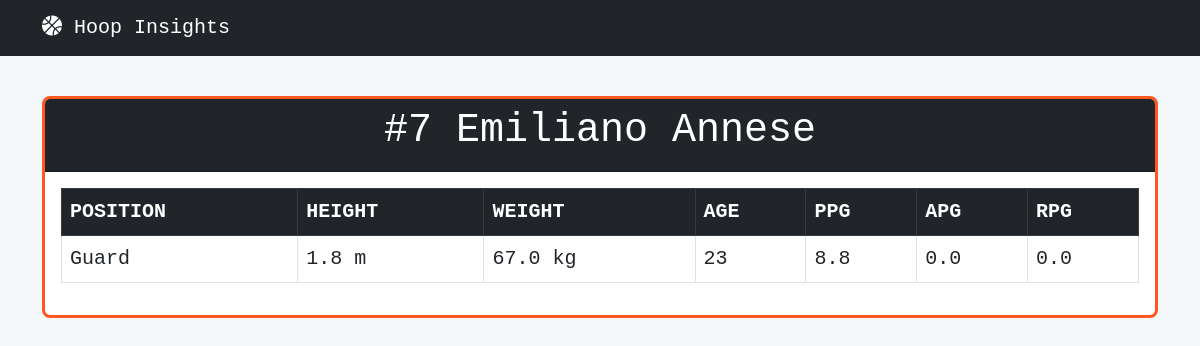
Page /player/2 on the committed database.
### tables this page shows
CREATE TABLE players (
    id INTEGER PRIMARY KEY AUTOINCREMENT,
    name VARCHAR(255),
    jersey INTEGER,
    position VARCHAR(255),
    height REAL,
    weight REAL,
    age INTEGER,
    ppg REAL DEFAULT 0,
    rpg REAL DEFAULT 0,
    apg REAL DEFAULT 0,
    fpg REAL DEFAULT 0
);

### app.py (the view)
@app.route("/player/<int:id>")
def get_player(id):
    connection = get_connection()
    if connection:
        cursor = connection.cursor()
        cursor.execute("SELECT * FROM players WHERE id = ?", (id,))
        player = cursor.fetchone()
        connection.close()
        if player:
            return render_template("player.html", player=player)
        else:
            return {"error": "Player not found"}, 404
    else:
        return {"error": "Database error"}, 500

### app.py (called while the page is built)
def get_connection():
    connection = sqlite3.connect("data/database.db")
    connection.row_factory = sqlite3.Row
    return connection

### templates/player.html
{% extends "base.html" %} {% block content %}
<div class="card border-warning mt-3">
  <div class="card-header bg-dark text-white text-center">
    <h1>#{{ player['jersey'] }} {{ player['name'] }}</h1>
  </div>
  <div class="card-body">
    <table class="table table-bordered">
      <thead class="table-dark">
        <tr>
          <th>POSITION</th>
          <th>HEIGHT</th>
          <th>WEIGHT</th>
          <th>AGE</th>
          <th>PPG</th>
          <th>APG</th>
          <th>RPG</th>
        </tr>
      </thead>
      <tbody>
        <tr>
          <td>{{ player['position'] }}</td>
          <td>{{ player['height'] }} m</td>
          <td>{{ player['weight'] }} kg</td>
          <td>{{ player['age'] }}</td>
          <td>{{ player['ppg'] }}</td>
          <td>{{ player['apg'] }}</td>
          <td>{{ player['rpg'] }}</td>
        </tr>
      </tbody>
    </table>
  </div>
</div>
{% endblock %}

### static/styles.css (style rules this page uses)
body { font-family: "Consolas", monospace; font-size: 20px; background-color: #f4f7fa; color: #333; margin: 0; padding: 0; }
.card.border-warning { border: 3px solid #ff5722 !important; border-radius: 8px; }

### rows in the picture
players: jersey "7", name "Emiliano Annese", position "Guard", height "1.8", weight "67.0", age "23", ppg "8.8", apg "0.0", rpg "0.0"
